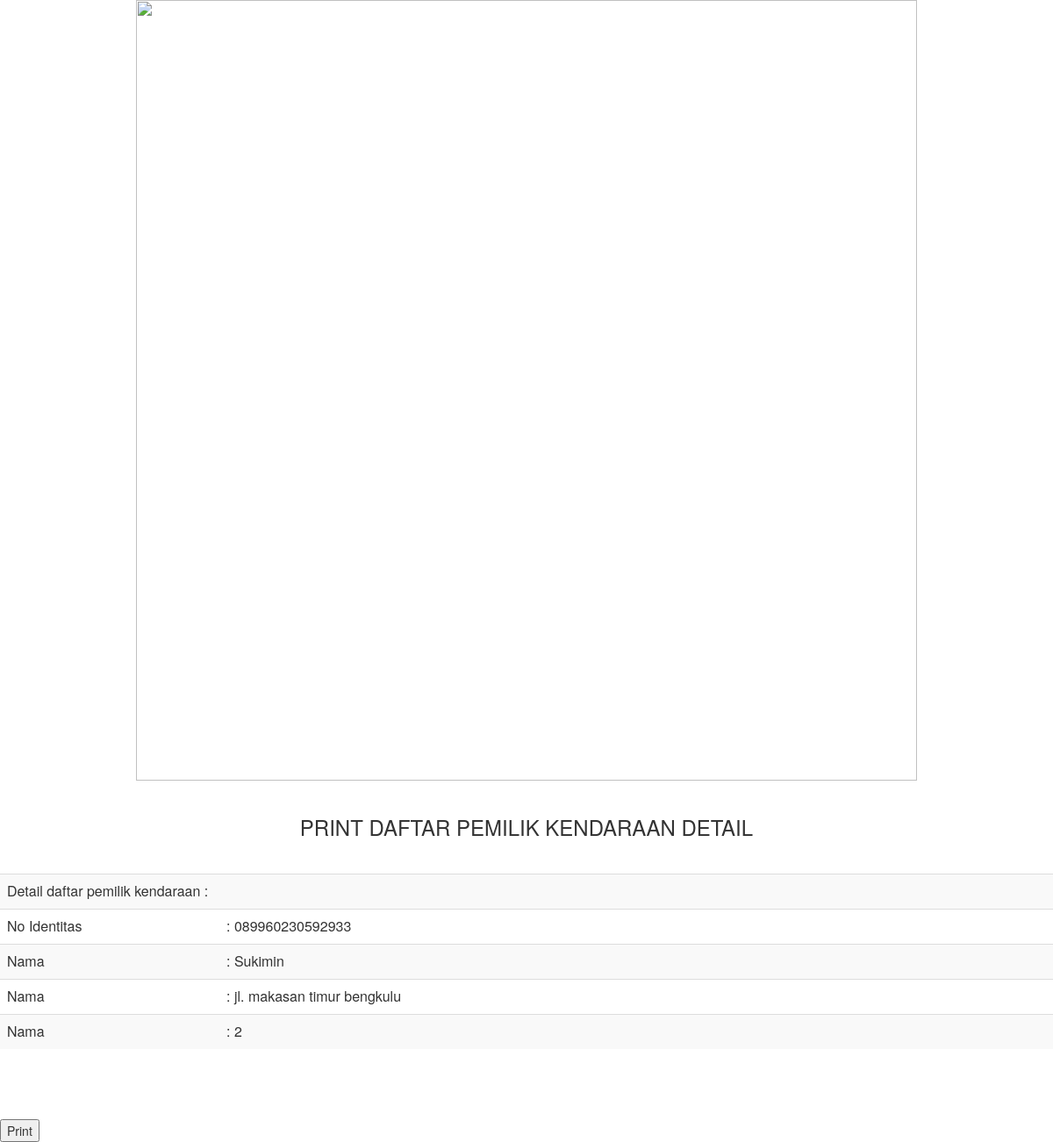
The page /laporan/pemilikkendaraan/pemilikkendaraan.php?pemilikkendaraan=1 on the database its author committed.
### tables this page shows
CREATE TABLE IF NOT EXISTS `pemilikkendaraan` (
  `id` int(11) NOT NULL,
  `no_identitas` varchar(50) DEFAULT NULL,
  `nama_pemilik` varchar(50) DEFAULT NULL,
  `alamat_pemilik` varchar(50) DEFAULT NULL
);

### control/pemilikkendaraan.php (called while the page is built, shortened)
<?php
function ambilPemilikKendaraan($id) {
    $data = mysql_query("select * from pemilikkendaraan where id = " . $id . "") or exit(mysql_error());
    $return = mysql_fetch_assoc($data);
    return $return;
}

### control/kendaraan.php (called while the page is built, shortened)
<?php
function ambilSemuaKendaraanberdasarkanpemilik($nama) {
    $return = array();
    $data = mysql_query("select * from kendaraan where pemilik_kendaraan = '" . $nama . "'") or exit(mysql_error());
    while ($hasil = mysql_fetch_assoc($data)) {
        $return[] = $hasil;
    }
    return $return;
}

### laporan/pemilikkendaraan/pemilikkendaraan.php (the view, shortened to what this page needs)
<?php
include '../../control/kendaraan.php';
include '../../control/pemilikkendaraan.php';
include '../layout/kop.php';
?>
<link href="../../include/css/bootstrap.css" rel="stylesheet" type="text/css">
<div class="col-md-12" style="text-align:center">
    <h3>PRINT DAFTAR PEMILIK KENDARAAN DETAIL</h3>
</div>
<?php
if (isset($_GET['pemilikkendaraan'])) {
    $value = ambilPemilikKendaraan($_GET['pemilikkendaraan']);
}
?>
<p>&nbsp;</p>
<table class="table table-striped">
    <tbody>
        <tr>
            <td colspan="2">Detail daftar pemilik kendaraan : </td>
        </tr>
        <tr>
            <td width="250">No Identitas</td>
            <td>: <?php echo $value['no_identitas'] ?></td>
        </tr>
        <tr>
            <td>Nama</td>
            <td>: <?php echo $value['nama_pemilik'] ?></td>
        </tr>
        <tr>
            <td>Nama</td>
            <td>: <?php echo $value['alamat_pemilik'] ?></td>
        </tr>
        <tr>
            <td>Nama</td>
            <td>: <?php echo count(ambilSemuaKendaraanberdasarkanpemilik($value['id'])) ?></td>
        </tr>
    </tbody>
</table>
<p>&nbsp;</p>
<p>&nbsp;</p>
<button type="button" onClick="window.print()">Print</button>

### rows shown on the page
pemilikkendaraan: no_identitas "089960230592933", nama_pemilik "Sukimin", alamat_pemilik "jl. makasan timur bengkulu"

### other values the page prints
count(ambilSemuaKendaraanberdasarkanpemilik($value['id'])) "2"
